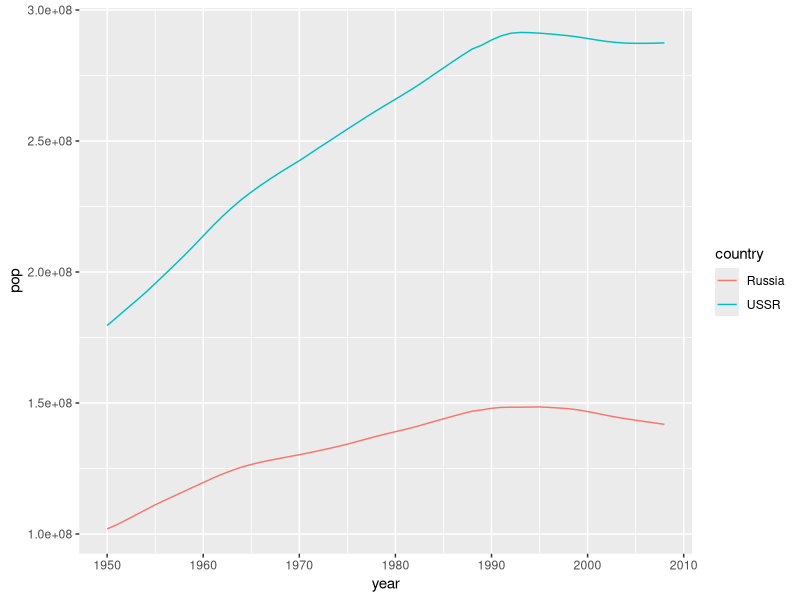

This chart was generated by the following R code:
#' ---
#' date: "`r format(Sys.Date())`"
#' output:
#'   html_document:
#'     keep_md: TRUE
#' ---

library(plyr) ## revalue()
suppressPackageStartupMessages(library(dplyr))
library(ggplot2)
library(readr)

#' Bring in lightly cleaned datasets extracted from Excel spreadsheets.
pop_dat <- read_tsv("01_pop.tsv") %>%
  mutate(country = factor(country))
pop_dat %>% str()
pop_dat %>% head()
pop_dat %>% tail()

le_dat <- read_tsv("02_lifeExp.tsv") %>%
  mutate(
    country = factor(country),
    continent = factor(continent)
  )
le_dat %>% str()
le_dat %>% head()
le_dat %>% tail()

gdp_dat <- read_tsv("03_gdpPercap.tsv") %>%
  mutate(country = factor(country))
gdp_dat %>% str()
gdp_dat %>% head()
gdp_dat %>% tail()

#' Overlap between countries in the different datasets
country_levels <- function(df) levels(df$country)
union_country <- country_levels(pop_dat) %>%
  union(country_levels(le_dat)) %>%
  union(country_levels(gdp_dat)) %>%
  sort()
union_country %>% length()
union_country
#' I see lots of problems. Recorded in the file country-pain.txt. Which
#' countries appear in which dataset?
c_dat <- data_frame(
  country = union_country,
  pop = country %in% levels(pop_dat$country),
  le = country %in% levels(le_dat$country),
  gdp = country %in% levels(gdp_dat$country),
  total = pop + le + gdp
)
c_dat$total %>% table()

#' Can I just ignore countries that appear in 1 or 2 datasets?
c_dat %>%
  filter(total < 3)
#' No, I cannot. That is sad.

#' These are the ad hoc fixes I decided to make in 2010. country-pain.txt
#' contains a more comprehensive collection of problems.
country_subs <- c(
  "Bahamas, The" = "Bahamas",
  "Central African Rep." = "Central African Republic",
  "Cook Is" = "Cook Islands",
  "Czech Rep." = "Czech Republic",
  "Dominican Rep." = "Dominican Republic",
  "Egypt, Arab Rep." = "Egypt",
  "Gambia, The" = "Gambia",
  "Iran, Islamic Rep." = "Iran",
  "Russian Federation" = "Russia",
  "Syrian Arab Republic" = "Syria",
  "Venezuela, RB" = "Venezuela"
)
revalue_country <- function(x) revalue(x, country_subs)
pop_dat <- pop_dat %>%
  mutate(country = revalue_country(country))
le_dat <- le_dat %>%
  mutate(country = revalue_country(country))
gdp_dat <- gdp_dat %>%
  mutate(country = revalue_country(country))

#' Studying the overlap between countries in the different datasets. Again.
union_country <- country_levels(pop_dat) %>%
  union(country_levels(le_dat)) %>%
  union(country_levels(gdp_dat)) %>%
  sort()
union_country %>% length()
c_dat <- data_frame(
  country = union_country,
  pop = country %in% levels(pop_dat$country),
  le = country %in% levels(le_dat$country),
  gdp = country %in% levels(gdp_dat$country),
  total = pop + le + gdp
)
c_dat$total %>% table()

#' Now can I just ignore countries that appear in 1 or 2 datasets?
c_dat %>%
  filter(total < 3)
#' Other than USSR, yes I will ignore countries that appear in 1 or 2 datasets.

pop_russia <- pop_dat %>%
  filter(country %in% c("Russia", "USSR"))
(ggplot(pop_russia, aes(x = year, y = pop, color = country)) +
  geom_line())
#' Huh? Pop data present for USSR *and* Russia, 1950 - 2008. USSR pop >> Russia
#' pop. USSR presumably includes Russia??

le_dat %>%
  filter(country %in% c("Russia", "USSR"))
gdp_dat %>%
  filter(country %in% c("Russia", "USSR"))
#' `lifeExp` and `gdpPercap` only have data for Russia. Executive decision: keep
#' Russia, discard USSR.
#'
#' Decision: keep countries found in all 3 datasets.
#'
#' Merge all three datasets! Then enforce countries to keep.
## 2015-12-29 note:
## dplyr bug means we can't use inner_join right now
## https://github.com/hadley/dplyr/issues/1559
gap_dat <- pop_dat %>%
  #  inner_join(gdp_dat, by = c("country", "year")) %>%
  #  inner_join(le_dat, by = c("country", "year")) %>%
  merge(gdp_dat, by = c("country", "year")) %>%
  merge(le_dat, by = c("country", "year")) %>%
  droplevels() %>%
  arrange(country, year)

gap_dat %>% str()
## 2015: agrees with merged result in 2014, except for
##   * pop is int now (as it should be and as it was in 2010)
##   * continent used to have 7 levels because we had "" instead of NA (I think)
## 2014: agreed with merged result in 2010, except for
##   * variable order
##   * pop is numeric now, was integer then
##   * at this point in 2010 cleaning, I had an unused level for the country
##     factor (Tokelau), which has no downstream effects

my_vars <- c("country", "continent", "year", "lifeExp", "pop", "gdpPercap")
gap_dat <- gap_dat[my_vars]

write_tsv(gap_dat, "04_gap-merged.tsv")
